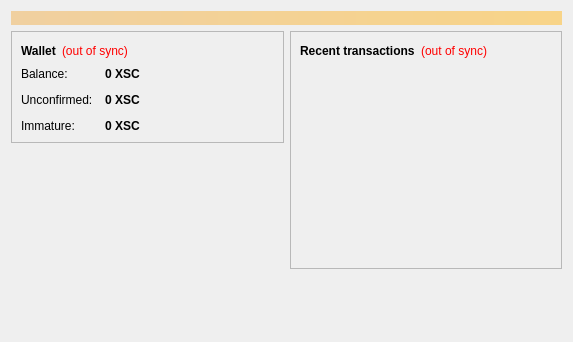
<?xml version="1.0" encoding="UTF-8"?>
<ui version="4.0">
 <class>OverviewPage</class>
 <widget class="QWidget" name="OverviewPage">
  <property name="geometry">
   <rect>
    <x>0</x>
    <y>0</y>
    <width>573</width>
    <height>342</height>
   </rect>
  </property>
  <property name="windowTitle">
   <string>Form</string>
  </property>
  <layout class="QVBoxLayout" name="topLayout">
   <item>
    <widget class="QLabel" name="labelAlerts">
     <property name="visible">
      <bool>false</bool>
     </property>
     <property name="styleSheet">
      <string notr="true">background-color: qlineargradient(x1: 0, y1: 0, x2: 1, y2: 0, stop:0 #F0D0A0, stop:1 #F8D488); color:#000000;</string>
     </property>
     <property name="wordWrap">
      <bool>true</bool>
     </property>
     <property name="margin">
      <number>3</number>
     </property>
    </widget>
   </item>
   <item>
    <layout class="QHBoxLayout" name="horizontalLayout" stretch="1,1">
     <item>
      <layout class="QVBoxLayout" name="verticalLayout_2">
       <item>
        <widget class="QFrame" name="frame">
         <property name="frameShape">
          <enum>QFrame::StyledPanel</enum>
         </property>
         <property name="frameShadow">
          <enum>QFrame::Raised</enum>
         </property>
         <layout class="QVBoxLayout" name="verticalLayout_4">
          <item>
           <layout class="QHBoxLayout" name="horizontalLayout_4">
            <item>
             <widget class="QLabel" name="label_5">
              <property name="font">
               <font>
                <weight>75</weight>
                <bold>true</bold>
               </font>
              </property>
              <property name="text">
               <string>Wallet</string>
              </property>
             </widget>
            </item>
            <item>
             <widget class="QLabel" name="labelWalletStatus">
              <property name="toolTip">
               <string>The displayed information may be out of date. Your wallet automatically synchronizes with the Spacecoin network after a connection is established, but this process has not completed yet.</string>
              </property>
              <property name="styleSheet">
               <string notr="true">QLabel { color: red; }</string>
              </property>
              <property name="text">
               <string notr="true">(out of sync)</string>
              </property>
              <property name="alignment">
               <set>Qt::AlignLeading|Qt::AlignLeft|Qt::AlignVCenter</set>
              </property>
             </widget>
            </item>
            <item>
             <spacer name="horizontalSpacer_2">
              <property name="orientation">
               <enum>Qt::Horizontal</enum>
              </property>
              <property name="sizeHint" stdset="0">
               <size>
                <width>40</width>
                <height>20</height>
               </size>
              </property>
             </spacer>
            </item>
           </layout>
          </item>
          <item>
           <layout class="QFormLayout" name="formLayout_2">
            <property name="fieldGrowthPolicy">
             <enum>QFormLayout::AllNonFixedFieldsGrow</enum>
            </property>
            <property name="horizontalSpacing">
             <number>12</number>
            </property>
            <property name="verticalSpacing">
             <number>12</number>
            </property>
            <item row="0" column="0">
             <widget class="QLabel" name="label">
              <property name="text">
               <string>Balance:</string>
              </property>
             </widget>
            </item>
            <item row="0" column="1">
             <widget class="QLabel" name="labelBalance">
              <property name="font">
               <font>
                <weight>75</weight>
                <bold>true</bold>
               </font>
              </property>
              <property name="cursor">
               <cursorShape>IBeamCursor</cursorShape>
              </property>
              <property name="toolTip">
               <string>Your current balance</string>
              </property>
              <property name="text">
               <string notr="true">0 XSC</string>
              </property>
              <property name="textInteractionFlags">
               <set>Qt::LinksAccessibleByMouse|Qt::TextSelectableByKeyboard|Qt::TextSelectableByMouse</set>
              </property>
             </widget>
            </item>
            <item row="1" column="0">
             <widget class="QLabel" name="label_3">
              <property name="text">
               <string>Unconfirmed:</string>
              </property>
             </widget>
            </item>
            <item row="1" column="1">
             <widget class="QLabel" name="labelUnconfirmed">
              <property name="font">
               <font>
                <weight>75</weight>
                <bold>true</bold>
               </font>
              </property>
              <property name="cursor">
               <cursorShape>IBeamCursor</cursorShape>
              </property>
              <property name="toolTip">
               <string>Total of transactions that have yet to be confirmed, and do not yet count toward the current balance</string>
              </property>
              <property name="text">
               <string notr="true">0 XSC</string>
              </property>
              <property name="textInteractionFlags">
               <set>Qt::LinksAccessibleByMouse|Qt::TextSelectableByKeyboard|Qt::TextSelectableByMouse</set>
              </property>
             </widget>
            </item>
            <item row="2" column="0">
             <widget class="QLabel" name="labelImmatureText">
              <property name="text">
               <string>Immature:</string>
              </property>
             </widget>
            </item>
            <item row="2" column="1">
             <widget class="QLabel" name="labelImmature">
              <property name="font">
               <font>
                <weight>75</weight>
                <bold>true</bold>
               </font>
              </property>
              <property name="toolTip">
               <string>Mined balance that has not yet matured</string>
              </property>
              <property name="text">
               <string notr="true">0 XSC</string>
              </property>
              <property name="textInteractionFlags">
               <set>Qt::LinksAccessibleByMouse|Qt::TextSelectableByKeyboard|Qt::TextSelectableByMouse</set>
              </property>
             </widget>
            </item>
           </layout>
          </item>
         </layout>
        </widget>
       </item>
       <item>
        <spacer name="verticalSpacer">
         <property name="orientation">
          <enum>Qt::Vertical</enum>
         </property>
         <property name="sizeHint" stdset="0">
          <size>
           <width>20</width>
           <height>40</height>
          </size>
         </property>
        </spacer>
       </item>
      </layout>
     </item>
     <item>
      <layout class="QVBoxLayout" name="verticalLayout_3">
       <item>
        <widget class="QFrame" name="frame_2">
         <property name="frameShape">
          <enum>QFrame::StyledPanel</enum>
         </property>
         <property name="frameShadow">
          <enum>QFrame::Raised</enum>
         </property>
         <layout class="QVBoxLayout" name="verticalLayout">
          <item>
           <layout class="QHBoxLayout" name="horizontalLayout_2">
            <item>
             <widget class="QLabel" name="label_4">
              <property name="text">
               <string>&lt;b&gt;Recent transactions&lt;/b&gt;</string>
              </property>
             </widget>
            </item>
            <item>
             <widget class="QLabel" name="labelTransactionsStatus">
              <property name="toolTip">
               <string>The displayed information may be out of date. Your wallet automatically synchronizes with the Spacecoin network after a connection is established, but this process has not completed yet.</string>
              </property>
              <property name="styleSheet">
               <string notr="true">QLabel { color: red; }</string>
              </property>
              <property name="text">
               <string notr="true">(out of sync)</string>
              </property>
              <property name="alignment">
               <set>Qt::AlignRight|Qt::AlignTrailing|Qt::AlignVCenter</set>
              </property>
             </widget>
            </item>
            <item>
             <spacer name="horizontalSpacer">
              <property name="orientation">
               <enum>Qt::Horizontal</enum>
              </property>
              <property name="sizeHint" stdset="0">
               <size>
                <width>40</width>
                <height>20</height>
               </size>
              </property>
             </spacer>
            </item>
           </layout>
          </item>
          <item>
           <widget class="QListView" name="listTransactions">
            <property name="styleSheet">
             <string notr="true">QListView { background: transparent; }</string>
            </property>
            <property name="frameShape">
             <enum>QFrame::NoFrame</enum>
            </property>
            <property name="verticalScrollBarPolicy">
             <enum>Qt::ScrollBarAlwaysOff</enum>
            </property>
            <property name="horizontalScrollBarPolicy">
             <enum>Qt::ScrollBarAlwaysOff</enum>
            </property>
            <property name="selectionMode">
             <enum>QAbstractItemView::NoSelection</enum>
            </property>
           </widget>
          </item>
         </layout>
        </widget>
       </item>
       <item>
        <spacer name="verticalSpacer_2">
         <property name="orientation">
          <enum>Qt::Vertical</enum>
         </property>
         <property name="sizeHint" stdset="0">
          <size>
           <width>20</width>
           <height>40</height>
          </size>
         </property>
        </spacer>
       </item>
      </layout>
     </item>
    </layout>
   </item>
  </layout>
 </widget>
 <resources/>
 <connections/>
</ui>
